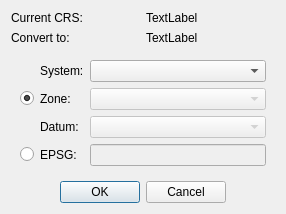
<?xml version="1.0" encoding="UTF-8"?>
<ui version="4.0">
 <class>Form</class>
 <widget class="QWidget" name="Form">
  <property name="geometry">
   <rect>
    <x>0</x>
    <y>0</y>
    <width>286</width>
    <height>201</height>
   </rect>
  </property>
  <property name="windowTitle">
   <string>GPS Conversion</string>
  </property>
  <property name="windowIcon">
   <iconset>
    <normaloff>icons/convert_gps.png</normaloff>icons/convert_gps.png</iconset>
  </property>
  <layout class="QGridLayout" name="gridLayout">
   <item row="3" column="0" colspan="2">
    <widget class="QDialogButtonBox" name="button_box">
     <property name="standardButtons">
      <set>QDialogButtonBox::Cancel|QDialogButtonBox::Ok</set>
     </property>
     <property name="centerButtons">
      <bool>true</bool>
     </property>
    </widget>
   </item>
   <item row="0" column="1">
    <widget class="QLabel" name="current_crs_label">
     <property name="sizePolicy">
      <sizepolicy hsizetype="Preferred" vsizetype="Maximum">
       <horstretch>0</horstretch>
       <verstretch>0</verstretch>
      </sizepolicy>
     </property>
     <property name="text">
      <string>TextLabel</string>
     </property>
    </widget>
   </item>
   <item row="0" column="0">
    <widget class="QLabel" name="label">
     <property name="text">
      <string>Current CRS:</string>
     </property>
    </widget>
   </item>
   <item row="1" column="0">
    <widget class="QLabel" name="label_3">
     <property name="text">
      <string>Convert to:</string>
     </property>
    </widget>
   </item>
   <item row="2" column="0" colspan="2">
    <widget class="QFrame" name="frame">
     <property name="sizePolicy">
      <sizepolicy hsizetype="Preferred" vsizetype="Maximum">
       <horstretch>0</horstretch>
       <verstretch>0</verstretch>
      </sizepolicy>
     </property>
     <property name="frameShape">
      <enum>QFrame::NoFrame</enum>
     </property>
     <property name="frameShadow">
      <enum>QFrame::Raised</enum>
     </property>
     <layout class="QGridLayout" name="gridLayout_2">
      <item row="4" column="0">
       <widget class="QRadioButton" name="epsg_rbtn">
        <property name="text">
         <string/>
        </property>
       </widget>
      </item>
      <item row="1" column="2">
       <widget class="QComboBox" name="gps_zone_cbox">
        <property name="enabled">
         <bool>false</bool>
        </property>
       </widget>
      </item>
      <item row="4" column="2">
       <widget class="QLineEdit" name="epsg_edit">
        <property name="enabled">
         <bool>false</bool>
        </property>
       </widget>
      </item>
      <item row="1" column="0">
       <widget class="QRadioButton" name="crs_rbtn">
        <property name="text">
         <string/>
        </property>
        <property name="checked">
         <bool>true</bool>
        </property>
       </widget>
      </item>
      <item row="0" column="2">
       <widget class="QComboBox" name="gps_system_cbox"/>
      </item>
      <item row="2" column="2">
       <widget class="QComboBox" name="gps_datum_cbox">
        <property name="enabled">
         <bool>false</bool>
        </property>
       </widget>
      </item>
      <item row="4" column="1">
       <widget class="QLabel" name="label_2">
        <property name="text">
         <string>EPSG:</string>
        </property>
       </widget>
      </item>
      <item row="0" column="1">
       <widget class="QLabel" name="label_4">
        <property name="text">
         <string>System:</string>
        </property>
       </widget>
      </item>
      <item row="1" column="1">
       <widget class="QLabel" name="label_5">
        <property name="text">
         <string>Zone:</string>
        </property>
       </widget>
      </item>
      <item row="2" column="1">
       <widget class="QLabel" name="label_6">
        <property name="text">
         <string>Datum:</string>
        </property>
       </widget>
      </item>
     </layout>
    </widget>
   </item>
   <item row="1" column="1">
    <widget class="QLabel" name="convert_to_label">
     <property name="text">
      <string>TextLabel</string>
     </property>
    </widget>
   </item>
  </layout>
 </widget>
 <resources/>
 <connections/>
</ui>
